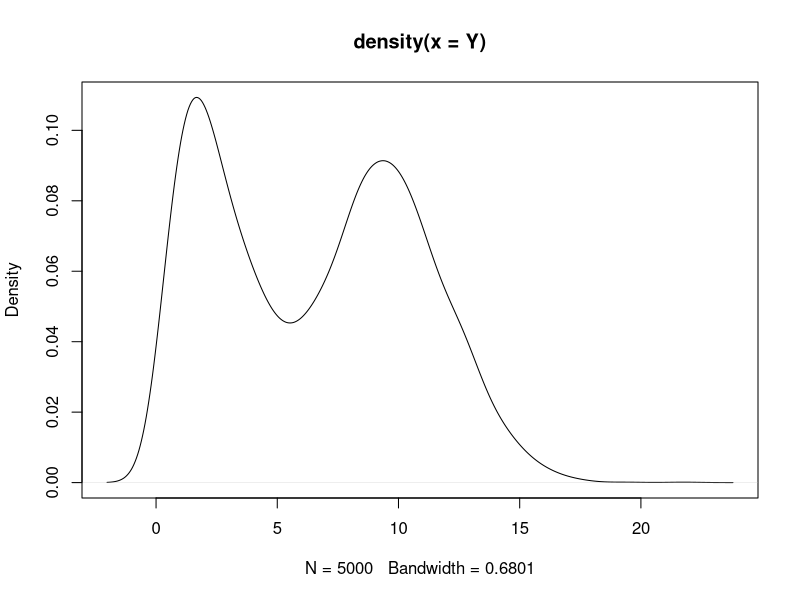
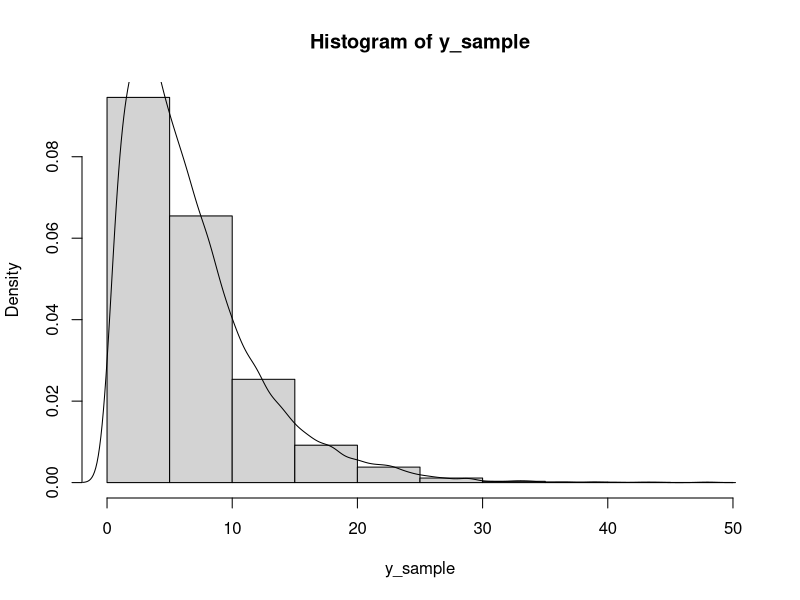
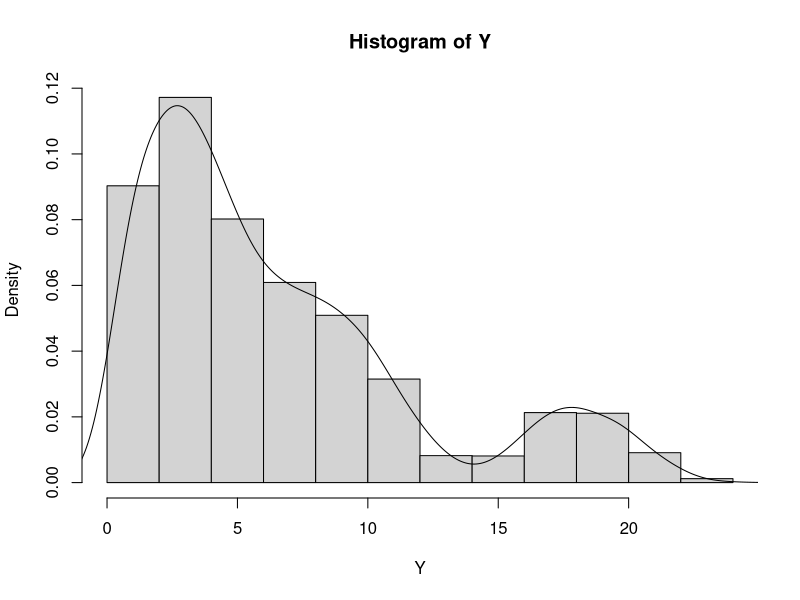

These figures' R source, in order:
## ---- chunk 1
# data generate
m1=3
v1=5

m2=10
v2=5

b1 = m1/v1
a1 = m1*b1

b2 = m2/v2
a2 = m2*b2

n=5000
set.seed(1)
Y1 = rgamma(n/2, shape=a1, rate=b1)
Y2 = rgamma(n/2, shape=a2, rate=b2)
Y=c(Y1, Y2) 
plot(density(Y)) # bi-modal 
## ---- chunk 2
f_ln <- function(y, params){
  mu = params[1]
  sigma = params[2]
  -mean(dlnorm(y, meanlog = mu, sdlog = sigma, log=TRUE))
}

result <- optim(f_ln, y=Y, par=c(1,1))

(mu_hat <- result$par[1])
(sigma_hat <- result$par[2])
## ---- chunk 3

nsim = 1000000
sample <- rlnorm(nsim, mu_hat, sigma_hat)

# true
Emin_y_d = E_ymd = rep(NA, 20)

# y ~ ln 
Emin_y_d_ln = E_ymd_ln = rep(NA, 20)

Ey_ln = mean(sample)
Ey     = mean(Y) # E[X]



for(d in 1:20){
   # E[X] mu parameter 
  E_ymd_ln[d]    = mean(pmax(sample-d, 0)) # E[(X-d)+] 
  Emin_y_d_ln[d] = mean(pmin(sample,d)) # E[X^d]
  
  # true value
  E_ymd[d]    = mean(pmax(Y-d, 0)) # E[(X-d)+]
  Emin_y_d[d] = mean(pmin(Y,d))
}


##### LN은 exponential dispersion family 가 아니므로 평균조차 맞추지 X ㅠㅠ
## ---- chunk 4
cat('Ey:',Ey,'\n\n','Ey_ln:',Ey_ln,"\n\n")
cat('E_ymd:',E_ymd,'\n\n','E_ymd_ln:',E_ymd_ln,"\n\n")
cat('Emin_y_d:',Emin_y_d,'\n\n','Emin_y_d_ln:',Emin_y_d_ln)
## ---- chunk 5
#Lognormal's E[X_d]
X_d <- function(d, mu, sigma, k){
  exp(k*mu+(1/2)*(k^2*sigma^2))*pnorm((log(d)-mu-k*sigma^2)/sigma)+d^k*(1-pnorm((log(d)-mu)/sigma))
}

# true
Emin_y_d = E_ymd = rep(NA, 20)

# y ~ ln 
Emin_y_d_ln = E_ymd_ln = rep(NA, 20)

Ey_ln = exp(mu_hat+sigma_hat^2/2) # E[X] 
Ey     = mean(Y) # E[X]

for(d in 1:20){
   # E[X] mu parameter 
  Emin_y_d_ln[d] = X_d(d, mu_hat, sigma_hat, k=1) # E[X_d] # E[X^d]
  E_ymd_ln[d]    = Ey_ln - Emin_y_d_ln[d] # E[(X-d)+] 
  
  # true value
  E_ymd[d]    = mean(pmax(Y-d, 0)) # E[(X-d)+]
  Emin_y_d[d] = mean(pmin(Y,d))
}


## ---- chunk 6
cat('Ey:',Ey,'\n\n','Ey_ln:',Ey_ln,"\n\n")
cat('E_ymd:',E_ymd,'\n\n','E_ymd_ln:',E_ymd_ln,"\n\n")
cat('Emin_y_d:',Emin_y_d,'\n\n','Emin_y_d_ln:',Emin_y_d_ln)
## ---- chunk 7
# gamma

f_gam <- function(y, params){
  shape = params[1]
  rate = params[2]
  -mean(dgamma(y, shape=shape, rate=rate, log=TRUE))
}

result2 <- optim(f_gam, y=Y, par=c(1,1))
a_hat <- result2$par[1]
b_hat <- result2$par[2]

# Weibull

f_wei <- function(y, params){
  scale = params[1]
  shape = params[2]
  -mean(dweibull(y, shape = shape, scale = scale, log=TRUE))
}

result3 <- optim(f_wei, y=Y, par=c(1,1))
(lambda_hat <- result3$par[1])
(k_hat <- result3$par[2])


(AIC_ln = -2 * sum(dlnorm(Y, meanlog  =mu_hat, sdlog = sigma_hat,log=TRUE)) +2*2)
(AIC_gam = -2 * sum(dgamma(Y, shape=a_hat, rate=b_hat,log=TRUE)) +2*2)
(AIC_wei = -2 * sum(dweibull(Y, scale = lambda_hat, shape = k_hat,log=TRUE))+2*2)

## ---- chunk 8
cat("AIC_ln:", AIC_ln,'\n',
    "AIC_gam:", AIC_gam,'\n',
    "AIC_wei:", AIC_wei,'\n')
## ---- chunk 9
set.seed(1)
n=5000
x1 = sample( c(0,1), n, replace =TRUE) # ex) 남/여
x2 = sample( c(0,1), n, replace =TRUE) # ex) 외제차/국산차

m1=exp(1.1 + 0.4 * x1[1:(n/2)] - 0.5 *x2[1:(n/2)]) #mean
v1=3 #dispersion

m2=exp(2.3 - 0.8*x1[(n/2+1):n]+0.6*x2[(n/2+1):n]) #mean
v2=3 #dispersion

b1 = m1/v1
a1 = m1*b1

b2 = m2/v2
a2 = m2*b2

Y1 = rgamma(n/2, shape=a1, rate=b1)
Y2 = rgamma(n/2, shape=a2, rate=b2)
Y=c(Y1, Y2)

ones <- rep(1, length(Y))
X <- cbind(ones, x1, x2)
head(X)

## ---- chunk 10
f_wei <- function(y, x1, x2, params){
  shape = exp(params[1]) #shape>0이어야 하고, 원래의 optim search 범위가 -Inf ~ Inf이므로 error 발생안되게 하기위함.
  scale_i = exp(params[2] + params[3] * x1 + params[4] * x2)
  -mean(dweibull(y, shape = shape, scale = scale_i, log = TRUE))
}

result4 <- optim(f_wei,y = Y, x1 = x1, x2 = x2, par = c(0,0,0,0))
shape_hat <- exp(result4$par[1])
scale_i_hat <- exp(X %*% result4$par[2:4])

y_sam <- data.frame(p1 = rep(NA,100000),
                    p2 = rep(NA,100000),
                    p3 = rep(NA,100000),
                    p4 = rep(NA,100000),
                    p5 = rep(NA,100000))
for(i in 1:5){
  y_sam[,i] = rweibull(100000, shape=shape_hat, scale=scale_i_hat[i])
}

E_y_sam = apply(y_sam,2, mean)


Emin_y_d_sam= data.frame(p1 = rep(NA,4),
                    p2 = rep(NA,4),
                    p3 = rep(NA,4),
                    p4 = rep(NA,4),
                    p5 = rep(NA,4),
                    row.names = c('d1','d3','d5','d10'))

# Y^d sample 
Y_m_d <-  data.frame(p1 = rep(NA,100000),
                    p2 = rep(NA,100000),
                    p3 = rep(NA,100000),
                    p4 = rep(NA,100000),
                    p5 = rep(NA,100000))

for(d in c(1,3,5,10)){
  
  for(j in 1:5){
  Y_m_d[,j] = pmin(y_sam[,j],d)
  }
  Emin_y_d_sam[paste0('d',d),] = apply(Y_m_d,2, mean)
}

## ---- chunk 11
cat('E[y_{1:5}]:',E_y_sam,"\n") # for 1:5, E[y]
print(Emin_y_d_sam) # for 1:5, E[y^d]
## ---- chunk 12

y_sam <- data.frame(p1 = rep(NA,100000),
                    p2 = rep(NA,100000),
                    p3 = rep(NA,100000),
                    p4 = rep(NA,100000),
                    p5 = rep(NA,100000))
for(i in 1:5){
  y_sam[,i] = rweibull(100000, shape=shape_hat, scale=scale_i_hat[i+4995])
}

E_y_sam = apply(y_sam,2, mean)


Emin_y_d_sam= data.frame(p1 = rep(NA,4),
                    p2 = rep(NA,4),
                    p3 = rep(NA,4),
                    p4 = rep(NA,4),
                    p5 = rep(NA,4),
                    row.names = c('d1','d3','d5','d10'))

# Y^d sample 
Y_m_d <-  data.frame(p1 = rep(NA,100000),
                    p2 = rep(NA,100000),
                    p3 = rep(NA,100000),
                    p4 = rep(NA,100000),
                    p5 = rep(NA,100000))

for(d in c(1,3,5,10)){
  
  for(j in 1:5){
  Y_m_d[,j] = pmin(y_sam[,j],d)
  }
  Emin_y_d_sam[paste0('d',d),] = apply(Y_m_d,2, mean)
}


cat('E[y_{1:5}]:',E_y_sam,"\n") # for last 1:5, E[y]
print(Emin_y_d_sam) # for last 1:5, E[y^d]
## ---- chunk 13
y_sample<- rweibull(10000,shape = shape_hat, scale = scale_i_hat)
hist(y_sample, freq = F)
lines(density(y_sample))
## ---- chunk 14
hist(Y, freq = F)
lines(density(Y))
